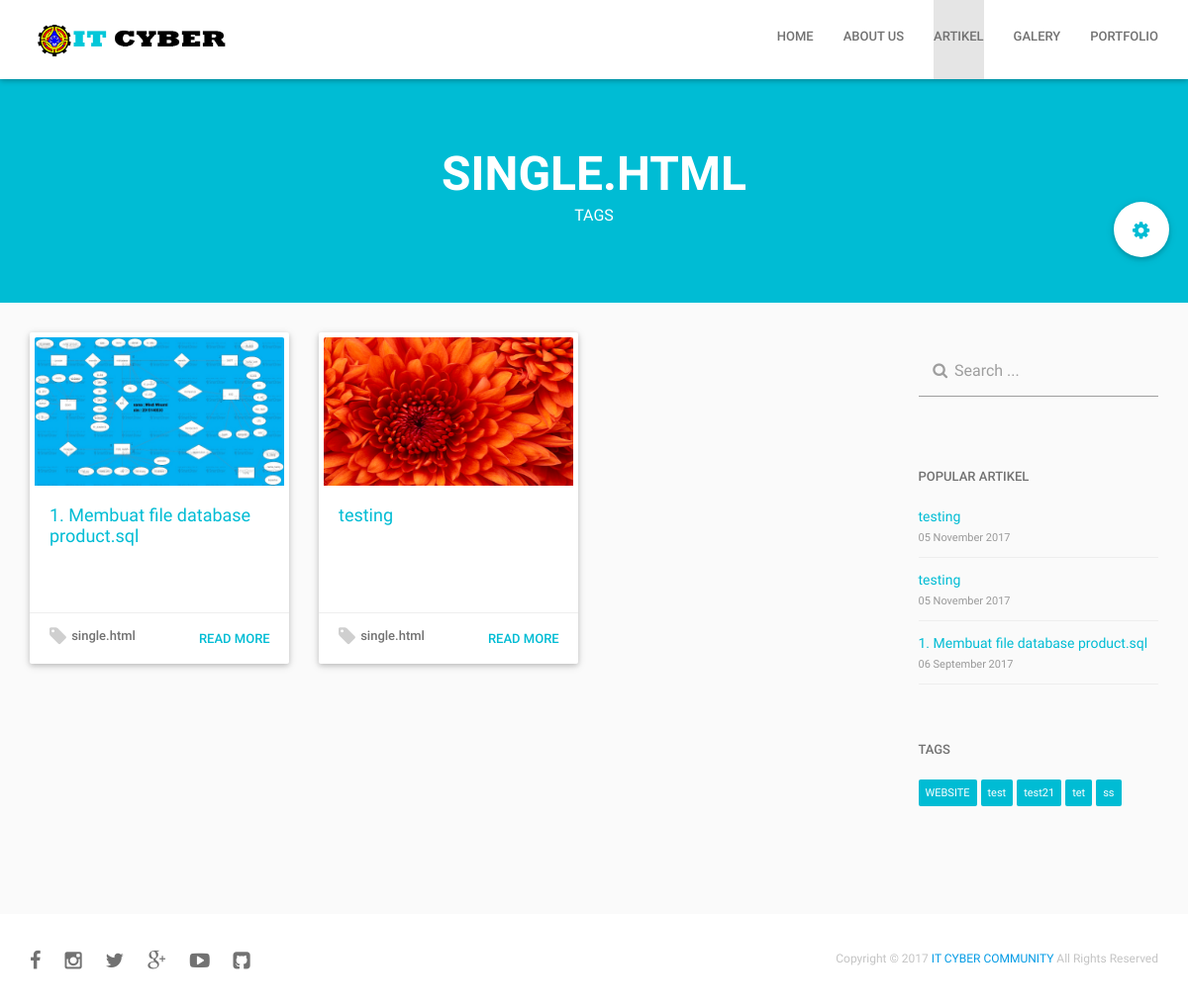
Screenshot of /tags/1/single.html with the database file from the repository.
### tables this page shows
CREATE TABLE `artikel` (
  `id_artikel` int(11) NOT NULL,
  `gambar` varchar(100) NOT NULL,
  `author` varchar(50) NOT NULL,
  `judul` varchar(500) NOT NULL,
  `id_tag` varchar(15) NOT NULL,
  `tanggal` date NOT NULL,
  `isi` varchar(5000) NOT NULL,
  `status_artikel` varchar(50) DEFAULT NULL
);

CREATE TABLE `statistik` (
  `id_statistik` int(11) NOT NULL,
  `tanggal` date NOT NULL,
  `hit` varchar(20) NOT NULL,
  `os` varchar(100) NOT NULL,
  `browser` varchar(100) NOT NULL,
  `id_artikel` int(20) NOT NULL,
  `time` time NOT NULL,
  `ip` varchar(20) NOT NULL
);

CREATE TABLE `tag` (
  `id_tag` int(11) NOT NULL,
  `tag` varchar(400) NOT NULL
);

### application/controllers/Artikel.php (called while the page is built, shortened)
<?php
class Artikel extends CI_Controller {
	function __construct(){
		$this->load->helper('form');
		$this->load->helper('date');
		$this->load->model('Anggota_model');
		$this->load->model('Artikel_model');
		$this->load->model('Comment_model');
		$this->load->model('Statistik_model');
		$this->load->library('user_agent');
		$this->load->model('Tag_model');
	}
		public function tag($id,$name_tag){
			$this->load->library('pagination');
			$jumlah_data = $this->Artikel_model->jumlah_artikelBytag($id);
			$config['base_url'] = base_url().'artikel/tag/'.$id.'/'.$name_tag;
			$config['total_rows'] = $jumlah_data;
			$config['per_page'] = 15;
			$from = $this->uri->segment(5);
			$data['popular_artikel'] = $this->Statistik_model->get_hitTertinggi();
			$data['artikel'] = $this->Artikel_model->artikelBytag($config['per_page'],$from,$id);
			$data['tag'] = $this->Tag_model->get_all();
			$data['tags'] = $name_tag;
			$this->load->view('front/artikel/per_tag',$data);
		}
}

### index.php (called while the page is built, shortened)
<?php
require_once BASEPATH.'core/CodeIgniter.php';

### application/config/config.php (called while the page is built, shortened)
<?php
$config['base_url'] = "http://".$_SERVER["HTTP_HOST"].str_replace(basename($_SERVER["SCRIPT_NAME"]),"",$_SERVER["SCRIPT_NAME"]);
$config['index_page'] = '';
$config['uri_protocol']	= 'REQUEST_URI';
$config['url_suffix'] = '.cpp';
$config['language']	= 'english';
$config['charset'] = 'UTF-8';
$config['enable_hooks'] = FALSE;
$config['subclass_prefix'] = 'MY_';
$config['composer_autoload'] = FALSE;
$config['permitted_uri_chars'] = 'a-z 0-9~%.:_\-';
$config['allow_get_array'] = TRUE;
$config['enable_query_strings'] = FALSE;
$config['controller_trigger'] = 'c';
$config['function_trigger'] = 'm';
$config['directory_trigger'] = 'd';
$config['log_threshold'] = 2;
$config['log_path'] = '';
$config['log_file_extension'] = '';
$config['log_file_permissions'] = 0644;
$config['log_date_format'] = 'Y-m-d H:i:s';
$config['error_views_path'] = '';
$config['cache_path'] = '';
$config['cache_query_string'] = FALSE;
$config['encryption_key'] = '';
$config['sess_driver'] = 'files';
$config['sess_cookie_name'] = 'ci_session';
$config['sess_expiration'] = 7200;
$config['sess_save_path'] = NULL;
$config['sess_match_ip'] = FALSE;
$config['sess_time_to_update'] = 300;
$config['sess_regenerate_destroy'] = FALSE;
$config['cookie_prefix']	= '';
$config['cookie_domain']	= '';
$config['cookie_path']		= '/';
$config['cookie_secure']	= FALSE;
$config['cookie_httponly'] 	= FALSE;
$config['standardize_newlines'] = FALSE;
$config['global_xss_filtering'] = FALSE;
$config['csrf_protection'] = FALSE;
$config['csrf_token_name'] = 'csrf_test_name';
$config['csrf_cookie_name'] = 'csrf_cookie_name';
$config['csrf_expire'] = 7200;
$config['csrf_regenerate'] = TRUE;
$config['csrf_exclude_uris'] = array();
$config['compress_output'] = FALSE;
$config['time_reference'] = 'local';
$config['rewrite_short_tags'] = FALSE;
$config['proxy_ips'] = '';

### application/models/Artikel_model.php (called while the page is built, shortened)
<?php  if ( ! defined('BASEPATH')) exit('No direct script access allowed');
class Artikel_model extends CI_Model
{
	var $tabel = "artikel";
	function jumlah_artikelBytag($id){
		$this->db->where('id_tag',$id);
		return $this->db->get($this->tabel)->num_rows();
	}
	function artikelBytag($num,$offset,$id){
		$this->db->where('id_tag',$id);
		$this->db->order_by('tanggal','ASC');
		return $this->db->get($this->tabel,$num,$offset);
	}
}

### application/models/Statistik_model.php (called while the page is built, shortened)
<?php  if ( ! defined('BASEPATH')) exit('No direct script access allowed');
class Statistik_model extends CI_Model
{
	var $tabel = "statistik";
	function get_hitTertinggi(){
		$this->db->order_by('hit','DESC');
		$this->db->limit(10);
		$this->db->join('artikel','artikel.id_artikel = statistik.id_artikel','inner');
		$this->db->join('tag','tag.id_tag = artikel.id_tag','inner');
		return $this->db->get($this->tabel);
	}
}

### application/models/Tag_model.php (called while the page is built, shortened)
<?php  if ( ! defined('BASEPATH')) exit('No direct script access allowed');
class Tag_model extends CI_Model
{
	var $tabel = "tag";
	function get_all(){
		return $this->db->get($this->tabel);
	}
}

### application/views/front/artikel/per_tag.php (the view, shortened to what this page needs)
<!DOCTYPE html>
<html class="no-js">
<head>
  <link rel="stylesheet" href="<?php echo base_url(); ?>assets/front/css/normalize.css">
  <link rel="stylesheet" href="<?php echo base_url(); ?>assets/front/font/font-awesome/css/font-awesome.min.css">
  <link rel="stylesheet" href="<?php echo base_url(); ?>assets/front/libs/materialize/css/materialize.min.css" media="screen,projection" />
  <link rel="stylesheet" href="<?php echo base_url(); ?>assets/front/css/bootstrap.css" media="screen,projection" />
  <link rel="stylesheet" href="<?php echo base_url(); ?>assets/front/libs/owl-carousel/owl.carousel.css" media="screen,projection" />
  <link rel="stylesheet" href="<?php echo base_url(); ?>assets/front/libs/owl-carousel/owl.transitions.css" media="screen,projection" />
  <link rel="stylesheet" href="<?php echo base_url(); ?>assets/front/libs/owl-carousel/owl.theme.css" media="screen,projection" />
  <link rel="stylesheet" href="<?php echo base_url(); ?>assets/front/css/main.css">
  <link rel="stylesheet" href="<?php echo base_url(); ?>assets/front/css/responsive.css">
  <link rel="stylesheet" href="<?php echo base_url(); ?>assets/front/css/blog.css">
  <link rel="stylesheet" href="<?php echo base_url(); ?>assets/front/css/colors/color1.css">
</head>
<body>
  <div id="show" class="btn-floating waves-effect waves-light btn-large brand-text">
      <i class="fa fa-cog"></i>
  </div>
  <div id="app">
    <header id="navigation" class="root-sec white nav ">
      <div class="container">
        <div class="row">
          <div class="col-sm-12">
            <div class="nav-inner">
              <nav class="primary-nav">
                <div class="clearfix nav-wrapper">
                  <a href="<?php echo base_url(); ?>" class="left brand-logo menu-smooth-scroll" data-section="#home"><img src="<?php echo base_url(); ?>assets/front/img/test-logo.png" alt="">
                  </a>
                  <ul class="inline-menu side-nav" id="mobile-demo">
                    <li><a href="<?php echo base_url(); ?>"><i class="fa fa-home fa-fw"></i> Home</a></li>
                    <li><a href="<?php echo base_url(); ?>about.cpp" ><i class="fa fa-users fa-fw"></i>About Us</a>
                    </li>
                    <li class="active"><a href="<?php echo base_url(); ?>artikel.cpp"><i class="fa fa-file-text fa-fw"></i>Artikel</a>
                    </li>
                    <li><a href="<?php echo base_url(); ?>galery.cpp"><i class="fa fa-picture-o fa-fw"></i>Galery</a>
                    </li>
                    <li><a href="<?php echo base_url(); ?>portfolio.cpp"><i class="fa fa-laptop fa-fw"></i>Portfolio</a>
                    </li>
                  </ul>
                </div>
              </nav>
            </div>
          </div>
        </div>
      </div>
    </header>
    <section id="banner" class="root-sec brand-bg padd-tb-73 blogpage-banner-wrap" style="padding-top: 150px;">
      <div class="container">
        <div class="row">
          <div class="clearfix blog-banner-text">
            <div class="col-sm-12 col-md-12 col-lg-12"><center>
              <h2 class="title"><?= $tags;?></h2>
              <p class="regular-text">TAGS</p></center>
            </div>
          </div>
        </div>
      </div>
    </section>
    <section class="bottom-50 root-sec grey lighten-5 blogpage-posts-wrap">
      <div class="container">
        <div class="row">
          <div class="clearfix all-blog-post blog-inner with-sidebar">
            <div class="col-sm-9">
              <div class="row" id="blog-posts">
                  <?php foreach ($artikel->result() as $ar): ?>
                    <?php
                      $link = preg_replace('/[^A-Za-z0-9\-]/', ' ', implode("-", explode(" ", $ar->judul)));
                     ?>
                    <article class="col-xs-12 col-sm-12 col-md-4 single-card-box single-post">
                      <div class="card wow fadeInUpSmall" data-wow-duration=".7s">
                        <div class="card-image">
                          <div class="card-img-wrap" style="height: 283px">
                            <div class="blog-post-thumb waves-effect waves-block waves-light">
                              <a href="single.html"><img class="activator" src="<?php echo base_url(); ?>assets/backend/image/artikel/<?= $ar->gambar?>" alt="" style="height: 150px;">
                              </a>
                            </div>
                            <div class="post-body">
                              <a href="<?php echo base_url(); ?>/detail/<?= $ar->id_artikel;?>/<?= $link;?>" class="post-title-link brand-text"><h2 class="post-title"><?= $ar->judul;?></h2></a>
                            </div>
                          </div>
                        </div>
                        <div class="clearfix card-content">
                          <a href="#" class="left"><i class="fa fa-tag" aria-hidden="true"></i><span class="numb"><?= $tags;?></span></a>
                          <a href="<?php echo base_url(); ?>/detail<?= $ar->id_artikel;?>/<?= $link;?>" class="brand-text right waves-effect">Read More</a>
                        </div>
                      </div>
                    </article>
                  <?php endforeach ?>
              </div>
              <div class="clearfix"><br>
                <div class="col-md-12">
                </div>
              </div>
            </div>
            <div class="col-sm-3">
              <div class="primary-sidebar">
                <aside class="single-widget">
                  <form>
                    <div class="input-field">
                      <input type="text" name="cari" class="validate input-box" style="color: black" id="cari">
                      <label class="input-label"><i class="fa fa-search fa-fw"></i>  Search ...                    </label>
                    </div>
                  </form>
                </aside>
                <aside class="single-widget">
                  <h2 class="widget-title">Popular Artikel</h2>
                  <ul>
                  <?php foreach ($popular_artikel->result() as $pop): ?>
                    <?php
                      $link_pop = preg_replace('/[^A-Za-z0-9\-]/', ' ', implode("-", explode(" ", $pop->judul)));
                     ?>
                    <li>
                      <a href="<?php echo base_url(); ?>detail/<?= $pop->id_artikel;?>/<?= $link_pop;?>"><?= $pop->judul;?></a>
                      <span><?=  date('d F Y', strtotime($pop->tanggal));?></span>
                    </li>
                  <?php endforeach ?>
                  </ul>
                </aside>
                <aside class="single-widget">
                  <h2 class="widget-title">TAGS</h2>
                  <div class="widget-text">
                    <?php foreach ($tag->result() as $t): ?>
                      <?php $taglink = preg_replace('/[^A-Za-z0-9\-]/', ' ', implode("-", explode(" ", $t->tag))); ?>
                      <a href="<?php echo base_url(); ?>artikel/tag/<?= $t->id_tag;?>/<?= $taglink;?>.cpp" class="tags"><?= $t->tag;?></a>
                    <?php endforeach ?>
                  </div>
                </aside>
              </div>
            </div>
          </div>
        </div>
      </div>
    </section>
    <footer id="footer" class="root-sec white root-sec footer-wrap">
      <div class="container">
        <div class="row">
          <div class="col-sm-12">
            <div class="clearfix footer-inner">
              <ul class="left social-icons">
                <li><a href="https://www.facebook.com/groups/IT.Cyber.universitas.Pamulang/" class="tooltips tooltipped facebook" data-position="top" data-delay="50" data-tooltip="Facebook"><i class="fa fa-facebook"></i></a>
                </li>
                <li><a href="https://www.instagram.com/itcyberunpam/" class="tooltips tooltipped instagram" data-position="top" data-delay="50" data-tooltip="Instagram"><i class="fa fa-instagram" aria-hidden="true"></i></a>
                </li>
                <li><a href="#" class="tooltips tooltipped twitter" data-position="top" data-delay="50" data-tooltip="Twitter"><i class="fa fa-twitter"></i></a>
                </li>
                <li><a href="#" class="tooltips tooltipped google-plus" data-position="top" data-delay="50" data-tooltip="Google Plus"><i class="fa fa-google-plus"></i></a>
                </li>
                <li><a href="#" class="tooltips tooltipped youtube" data-position="top" data-delay="50" data-tooltip="Youtube"><i class="fa fa-youtube-play" aria-hidden="true"></i></a>
                </li>
                <li><a href="#" class="tooltips tooltipped github" data-position="top" data-delay="50" data-tooltip="Github"><i class="fa fa-github-square" aria-hidden="true"></i></a>
                </li>
              </ul>
              <div class="right copyright">
                <p>Copyright &copy; 2017 <a href="<?php echo base_url(); ?>">IT CYBER COMMUNITY</a> All Rights Reserved</p>
              </div>
            </div>
          </div>
        </div>
      </div>
    </footer>
  </div>
</body>
</html>

### assets/front/css/responsive.css (style rules this page uses)
@media only screen and (max-width: 1365px) { .side-nav li { margin-left: 30px; } }

### assets/front/css/blog.css (style rules this page uses)
.blogpage-banner-wrap { margin-bottom: 30px; }
.primary-sidebar { padding-left: 20px; }
.widget-title { color: #727272; font-size: 13px; font-weight: 500; line-height: 20px; text-transform: uppercase; margin-bottom: 20px; }
.single-widget { margin-bottom: 56px; }
.single-widget ul li { border-bottom: 1px solid #eeeeee; padding: 12px 0; }
.single-widget ul li:first-child { padding-top: 0; }
.single-widget ul li a { font-size: 14px; display: block; line-height: 20px; }
.single-widget ul li span { color: #999999; font-size: 11px; }
a.tags { color: #fff; display: inline-block; padding: 7px; margin-bottom: 3px; font-size: 11px; border-radius: 2px; }
.card i { font-size: 20px; }

### assets/front/css/colors/color1.css (style rules this page uses)
.brand-text { color: #00bcd4 !important; }
.brand-text i { color: #00bcd4 !important; }
.brand-bg, .sweet-alert button { background-color: #00bcd4 !important; }
.static-menu li i:hover, .static-menu li a:hover, .submenu-ul li a:hover, .home-title span, .about-subtitle, .person-about > a.btn-large, .about-social ul li a i, .skill-title, .skill-count, .single-widget ul li a, .single-post-content a, .share-post li a:hover, .com-title a, span.num { color: #00bcd4; }
.singel-hr-inner, .hr-wrap, .hrc:after, .thumb-slides-container.owl-theme .owl-controls .owl-page.active span, .blog-inner .card-content a.right:hover, .blog-inner .card-content a.right:focus, .contact-form .submit-btn:hover, .contact-form .submit-btn:focus, a.tags, .blog-inner .card-content a.right:active { background-color: #00bcd4; }

### application/views/front/artikel/per_tag.php (style rules this page uses)
article { transition: 0.5s !important; }

### rows the page displays
artikel: gambar (picture), judul "1. Membuat file database product.sql"
artikel: gambar (picture), judul "testing"
statistik: id_artikel.judul "testing", id_artikel.tanggal "05 November 2017"
statistik: id_artikel.judul "testing", id_artikel.tanggal "05 November 2017"
statistik: id_artikel.judul "1. Membuat file database product.sql", id_artikel.tanggal "06 September 2017"
tag: tag "WEBSITE"
tag: tag "test"
tag: tag "test21"
tag: tag "tet"
tag: tag "ss"

### other values shown
$tags "SINGLE.HTML"
